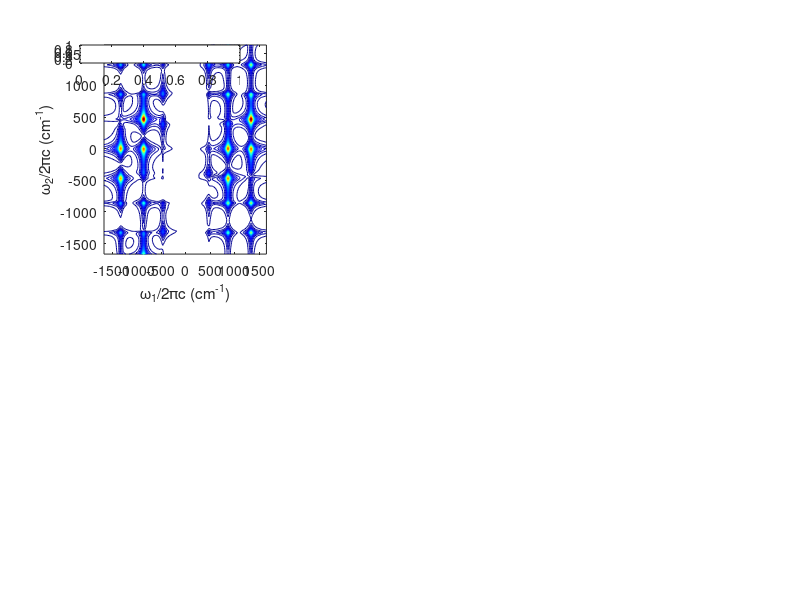

This figure's MATLAB source: (Note: this script raises an error after producing the figure.)
% Load data from mat file
clear all
load 2dRR32
gcf=figure;
set(gcf,'Units','Normalized','Position',[0 0 0.8 0.9]);%[0 4/75 1 0.85]);
dw=1/Res_2dRR_nt;c=3e-5;
maxr=max(max(max(abs(Res_2dRR_Ratio))));
y=-0.04;x=0.04;
% Axes positions
gcp_t_y=0.585;gcp_b_y=0.10;
gcp_l_x=0.05;gcp_c_x=0.32;gcp_r_x=0.59;
gcw=0.3;gch=0.3;
gcpos=[gcp_l_x gcp_t_y gcw gch;gcp_l_x gcp_b_y gcw gch];
gdpos=[gcp_c_x gcp_t_y gcw gch;gcp_c_x gcp_b_y gcw gch];
grpos=[gcp_r_x gcp_t_y gcw gch;gcp_r_x gcp_b_y gcw gch];
% Color bar positions
cp_t_y=0.895;cp_b_y=0.41;
cp_l_x=0.1;cp_c_x=0.37;cp_r_x=0.64;
cw=0.2;ch=0.03;
ccpos=[cp_l_x cp_t_y cw ch;cp_l_x cp_b_y cw ch];
cdpos=[cp_c_x cp_t_y cw ch;cp_c_x cp_b_y cw ch];
crpos=[cp_r_x cp_t_y cw ch;cp_r_x cp_b_y cw ch];
% Text
tstr={'a)';'b)';'c)';'d)';'e)';'f)'};
% Text positions
tp_t_y=0.82;tp_b_y=0.33;
tp_l_x=0.105;tp_c_x=0.375;tp_r_x=0.645;
tw=0.06;th=0.06;
tpos=[tp_l_x tp_t_y tw th; tp_c_x tp_t_y tw th; tp_r_x tp_t_y tw th;...
          tp_l_x tp_b_y tw th; tp_c_x tp_b_y tw th; tp_r_x tp_b_y tw th];
for iv=1:2
    maxs=max(max(max(abs(Res_2dRR_Cascade(:,:,iv)))),...
        max(max(abs(Res_2dRR_Direct(:,:,iv)))));
    Res_2dRR_dts(iv)=Res_2dRR_dts(1);
    w=(-1/2:dw:(1/2-dw))/Res_2dRR_dts(iv)/c;
    if iv==1;wrange=[-1500 1500];else wrange=[-2400 2400];end
    gc(iv)=subplot(2,3,1+3*(iv-1));contour(w,w,abs(Res_2dRR_Cascade(:,:,iv))/maxs,50);
    xlabel('\omega_1/2\pic (cm^{-1})');%xlim(wrange);
    ylabel('\omega_2/2\pic (cm^{-1})');%ylim(wrange);'Xtick',[1e-4 3e-4 5e-4],'XtickLabel',{'1.0e-4','3.0e-4','5.0e-4'},
    colormap jet;cc(iv)=colorbar('Location','northoutside','fontsize',10,'Position',ccpos(iv,:));
    set(gca,'linewidth',2,'fontsize',10,'fontweight','bold','Position',gcpos(iv,:));
    axis square;%title('CASCADES')
    tx=annotation(gcf,'textbox',tpos(1+3*(iv-1),:),...
        'String',tstr(1+3*(iv-1)),'EdgeColor','none',...
        'fontweight','bold','fontsize',10);
    
    gd(iv)=subplot(2,3,2+3*(iv-1));contour(w,w,abs(Res_2dRR_Direct(:,:,iv))/maxs,50);
    xlabel('\omega_1/2\pic (cm^{-1})');%xlim(wrange);
    ylabel('\omega_2/2\pic (cm^{-1})');%ylim(wrange);
    colormap jet;cd(iv)=colorbar('Location','northoutside','fontsize',10,'Position',cdpos(iv,:));
    set(gca,'linewidth',2,'fontsize',10,'fontweight','bold','Position',gdpos(iv,:));axis square;%title('Direct')
    tx=annotation(gcf,'textbox',tpos(2+3*(iv-1),:),...
        'String',tstr(2+3*(iv-1)),'EdgeColor','none',...
        'fontweight','bold','fontsize',10);

    gr(iv)=subplot(2,3,3+3*(iv-1));contourf(Res_2dRR_dws,Res_2dRR_disps,Res_2dRR_Ratio(:,:,iv),50,'edgecolor','none');
    xlabel('(\omega_L-\omega_{eg})/2\pic (cm^{-1})');
    ylabel({'Mode';'Displacement \it d'});%caxis([0 maxr])
    colormap jet;cr(iv)=colorbar('Location','northoutside','fontsize',10,'Position',crpos(iv,:));
    set(gca,'linewidth',2,'fontsize',10,'fontweight','bold','Position',grpos(iv,:));axis square;%title('E^{3}_{CAS}:E^{5}_{DIRECT}')
    tx=annotation(gcf,'textbox',tpos(3+3*(iv-1),:),...
        'String',tstr(3+3*(iv-1)),'EdgeColor','none',...
        'fontweight','bold','fontsize',10,'Color',[1 1 1]);
end